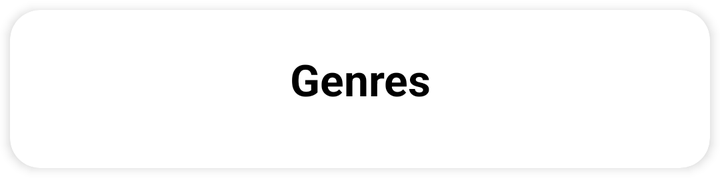
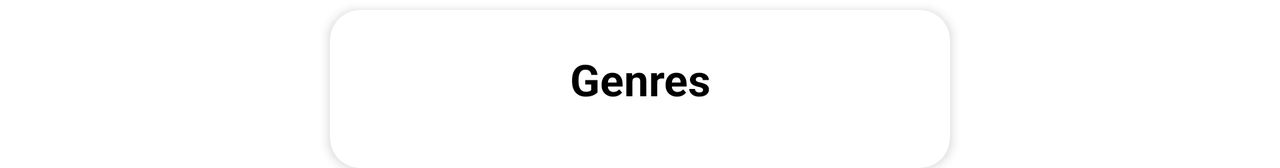

Compare how this app lays out the same screen by default and in its alternative resource folder. The renders come first, then the two layout files and the values they reference.
<!-- AndroidManifest.xml: application theme Theme.MovieList -->
<!-- res/layout/dialog_genres.xml -->
<?xml version="1.0" encoding="utf-8"?>
<androidx.cardview.widget.CardView xmlns:android="http://schemas.android.com/apk/res/android"
    xmlns:app="http://schemas.android.com/apk/res-auto"
    xmlns:tools="http://schemas.android.com/tools"
    android:layout_width="match_parent"
    android:layout_height="wrap_content"
    android:animateLayoutChanges="true"
    app:cardCornerRadius="15dp"
    app:cardElevation="3dp"
    android:layoutDirection="ltr"
    android:layout_margin="5dp"
    >

    <androidx.constraintlayout.widget.ConstraintLayout
        android:layout_width="match_parent"
        android:layout_height="wrap_content"
        android:padding="15dp"
        android:layoutDirection="ltr"
        >

        <ImageButton
            android:id="@+id/btn_close_dialog"
            android:layout_width="15dp"
            android:layout_height="15dp"
            app:layout_constraintLeft_toLeftOf="parent"
            app:layout_constraintTop_toTopOf="parent"
            android:background="@android:color/transparent"
            android:src="@drawable/close"
            app:tint="@color/colorSelect"
            android:tintMode="src_in"
            android:scaleType="fitCenter"
            android:adjustViewBounds="true"
            android:visibility="visible"

            android:layout_margin="10dp"
            android:enabled="false"
            android:layout_gravity="center_vertical"
            />

        <TextView
            android:id="@+id/txt_genre_dialog_title"
            android:layout_width="wrap_content"
            android:layout_height="wrap_content"
            app:layout_constraintTop_toTopOf="parent"
            app:layout_constraintLeft_toLeftOf="parent"
            app:layout_constraintRight_toRightOf="parent"
            android:text="Genres"
            android:gravity="center"
            android:textStyle="bold"
            android:textColor="@color/black"
            android:textSize="22sp"
            android:layout_marginVertical="5dp"
            />

        <androidx.recyclerview.widget.RecyclerView
            android:id="@+id/recycler_genres"
            android:layout_width="match_parent"
            android:layout_height="wrap_content"
            app:layout_constraintTop_toBottomOf="@+id/txt_genre_dialog_title"
            android:layout_marginTop="15dp"
            app:spanCount="2"
            android:layoutDirection="ltr"
            app:layoutManager="androidx.recyclerview.widget.GridLayoutManager"
            tools:listitem="@layout/item_genre"
            />

    </androidx.constraintlayout.widget.ConstraintLayout>

</androidx.cardview.widget.CardView>
<!-- resources referenced by this layout -->
<resources>
  <color name="black">#FF000000</color>
  <color name="colorSelect">#BC3333</color>
  <style name="Theme.MovieList" parent="Theme.MaterialComponents.DayNight.NoActionBar">
          
          <item name="colorPrimary">@color/purple_500</item>
          <item name="colorPrimaryVariant">@color/purple_700</item>
          <item name="colorOnPrimary">@color/white</item>
          
          <item name="colorSecondary">@color/teal_200</item>
          <item name="colorSecondaryVariant">@color/teal_700</item>
          <item name="colorOnSecondary">@color/black</item>
          
          <item name="android:statusBarColor" tools:targetApi="l">?attr/colorPrimaryVariant</item>
          <item name="android:windowActionBar">false</item>
          <item name="android:windowNoTitle">true</item>
          
      </style>
  <color name="purple_500">#FF6200EE</color>
  <color name="purple_700">#FF3700B3</color>
  <color name="white">#FFFFFFFF</color>
  <color name="teal_200">#FF03DAC5</color>
  <color name="teal_700">#FF018786</color>
</resources>
<!-- res/layout-land/dialog_genres.xml (the repository's variant of the layout above) -->
<!-- drawn on the phone turned sideways -->
<?xml version="1.0" encoding="utf-8"?>
<androidx.constraintlayout.widget.ConstraintLayout
    xmlns:android="http://schemas.android.com/apk/res/android"
    xmlns:app="http://schemas.android.com/apk/res-auto"
    xmlns:tools="http://schemas.android.com/tools"
     android:layout_height="wrap_content"
     android:layout_width="match_parent"

    >

    <androidx.constraintlayout.widget.Guideline
        android:layout_width="wrap_content"
        android:layout_height="wrap_content"
        android:orientation="vertical"
        android:id="@+id/g_v_25"
        app:layout_constraintGuide_percent="0.25"
        />

    <androidx.constraintlayout.widget.Guideline
        android:layout_width="wrap_content"
        android:layout_height="wrap_content"
        android:orientation="vertical"
        android:id="@+id/g_v_75"
        app:layout_constraintGuide_percent="0.75"
        />

    <androidx.cardview.widget.CardView
        android:layout_width="0dp"
        android:layout_height="wrap_content"
        app:layout_constraintTop_toTopOf="parent"
        app:layout_constraintLeft_toRightOf="@id/g_v_25"
        app:layout_constraintRight_toLeftOf="@id/g_v_75"
        android:animateLayoutChanges="true"
        app:cardCornerRadius="15dp"
        app:cardElevation="3dp"
        android:layoutDirection="ltr"
        android:layout_margin="5dp"
        >

        <androidx.constraintlayout.widget.ConstraintLayout
            android:layout_width="match_parent"
            android:layout_height="wrap_content"
            android:padding="15dp"
            android:layoutDirection="ltr"
            >

            <ImageButton
                android:id="@+id/btn_close_dialog"
                android:layout_width="15dp"
                android:layout_height="15dp"
                app:layout_constraintLeft_toLeftOf="parent"
                app:layout_constraintTop_toTopOf="parent"
                android:background="@android:color/transparent"
                android:src="@drawable/close"
                app:tint="@color/colorSelect"
                android:tintMode="src_in"
                android:scaleType="fitCenter"
                android:adjustViewBounds="true"
                android:visibility="visible"

                android:layout_margin="10dp"
                android:enabled="false"
                android:layout_gravity="center_vertical"
                />

            <TextView
                android:id="@+id/txt_genre_dialog_title"
                android:layout_width="wrap_content"
                android:layout_height="wrap_content"
                app:layout_constraintTop_toTopOf="parent"
                app:layout_constraintLeft_toLeftOf="parent"
                app:layout_constraintRight_toRightOf="parent"
                android:text="Genres"
                android:gravity="center"
                android:textStyle="bold"
                android:textColor="@color/black"
                android:textSize="22sp"
                android:layout_marginVertical="5dp"
                />

            <androidx.recyclerview.widget.RecyclerView
                android:id="@+id/recycler_genres"
                android:layout_width="match_parent"
                android:layout_height="wrap_content"
                app:layout_constraintTop_toBottomOf="@+id/txt_genre_dialog_title"
                android:layout_marginTop="15dp"
                app:spanCount="2"
                android:layoutDirection="ltr"
                app:layoutManager="androidx.recyclerview.widget.GridLayoutManager"
                tools:listitem="@layout/item_genre"
                />

        </androidx.constraintlayout.widget.ConstraintLayout>

    </androidx.cardview.widget.CardView>
</androidx.constraintlayout.widget.ConstraintLayout>
